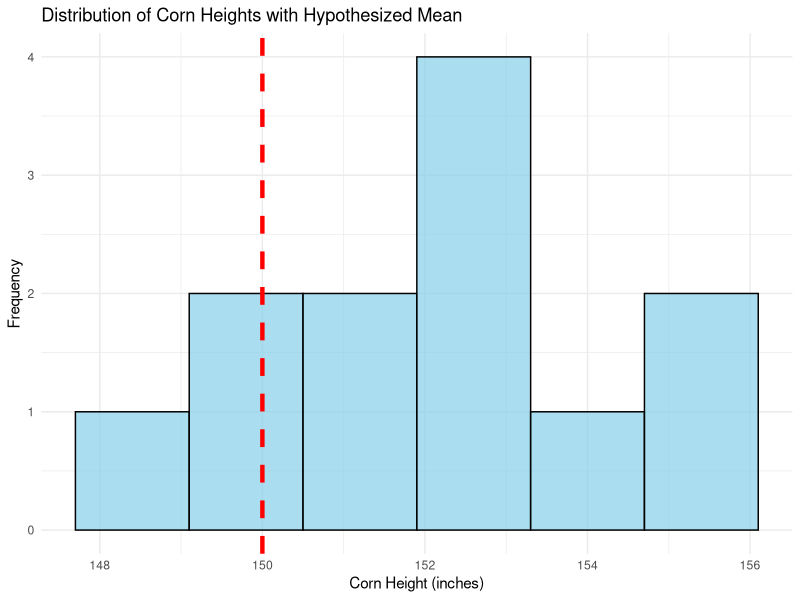
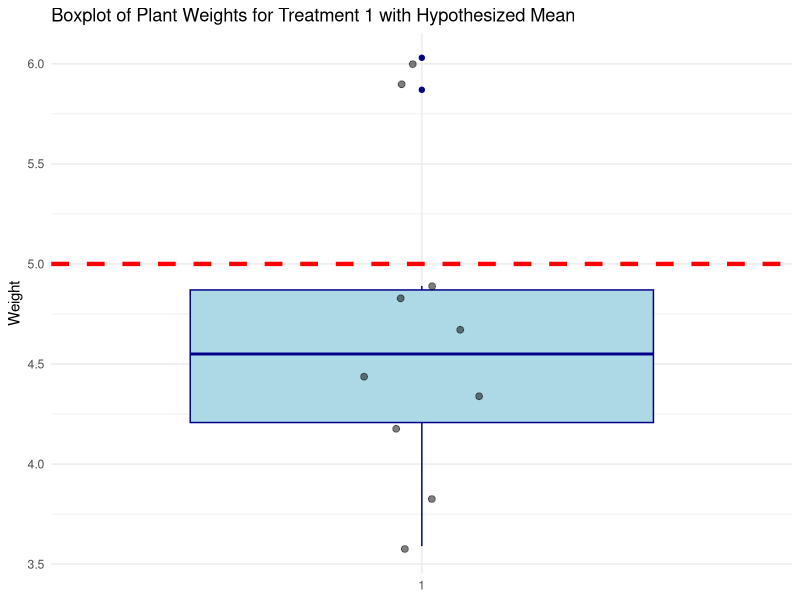
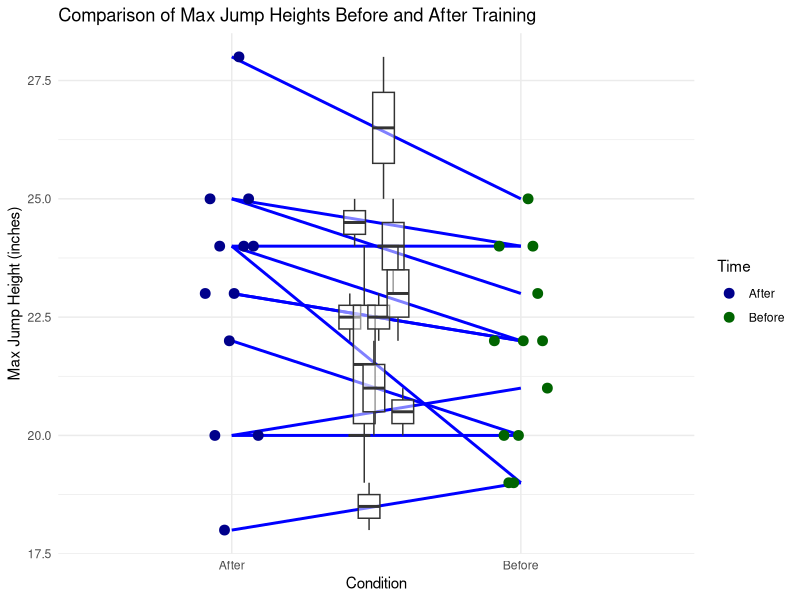
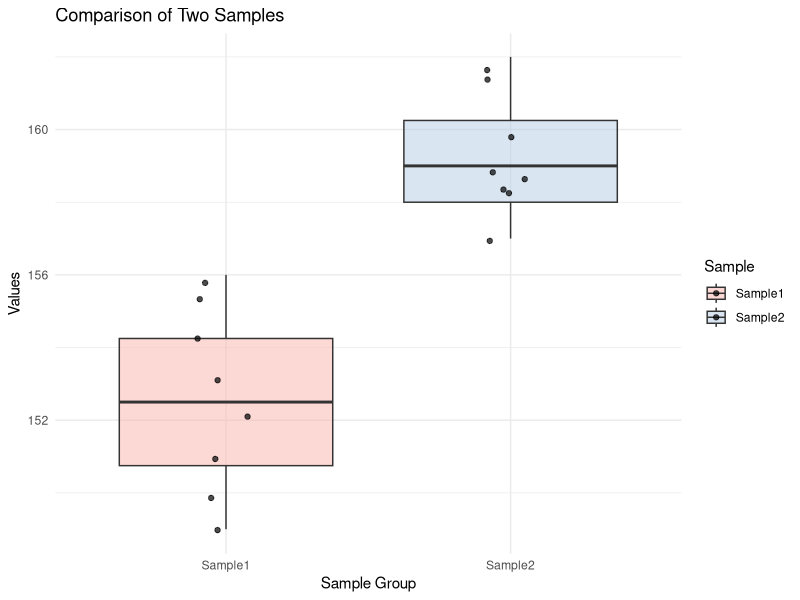
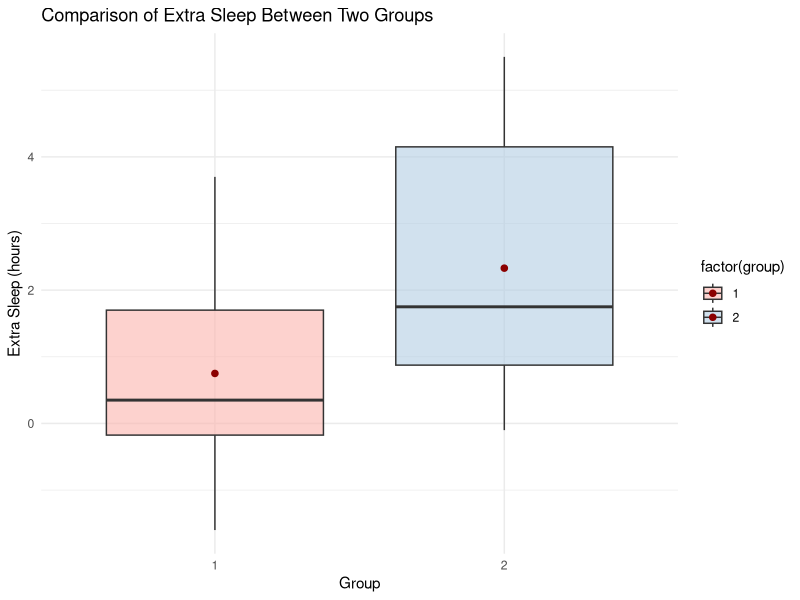
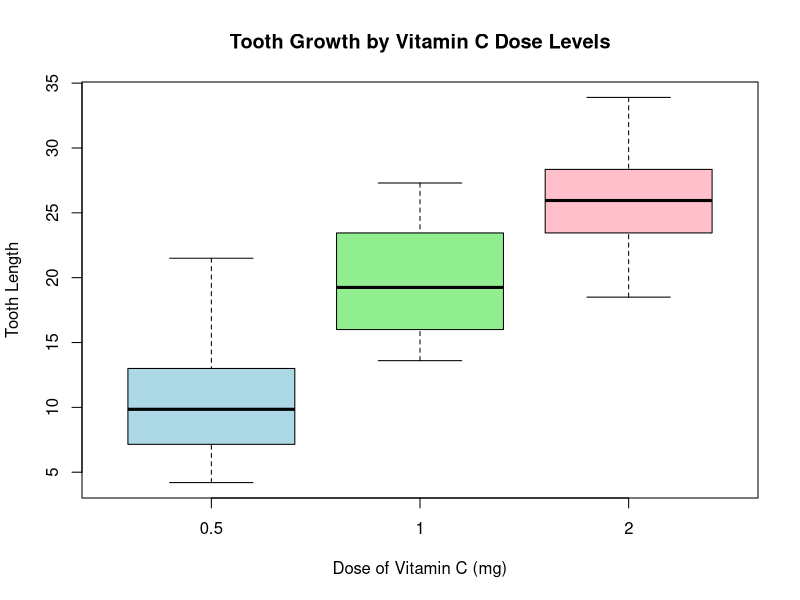
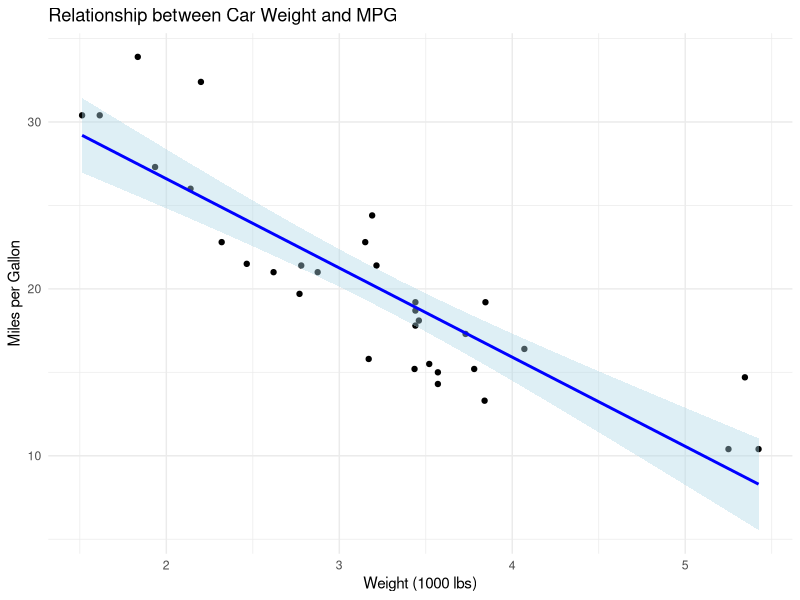

The R script that drew these images, in order:
## ---- chunk 1
# Define the sample data
corn_heights <- c(155, 153, 149, 156, 151, 154, 152, 150, 151, 153, 152, 150)

# Perform a one-sample t-test
t_test_result <- t.test(corn_heights, mu = 150)

## ---- chunk 2
# Print the test result
print(t_test_result)
## ---- chunk 3
    # Load necessary library
    library(ggplot2)

    # Define the sample data
    corn_heights <- c(155, 153, 149, 156, 151, 154, 152, 150, 151, 153, 152, 150)

    # Create a histogram with a line showing the hypothesized mean
    ggplot(data = data.frame(corn_heights), aes(x = corn_heights)) +
      geom_histogram(bins = 6, fill = "skyblue", color = "black", alpha = 0.7) + # Histogram
      geom_vline(aes(xintercept = 150), color = "red", linetype = "dashed", size = 1.5) + # Hypothesized mean
      labs(title = "Distribution of Corn Heights with Hypothesized Mean",
           x = "Corn Height (inches)",
           y = "Frequency") +
      theme_minimal() # Clean theme

    # Perform a one-sample t-test
    t_test_result <- t.test(corn_heights, mu = 150)
    print(t_test_result)

## ---- chunk 4
# For greater than 150 cm:
t_test_greater <- t.test(corn_heights, mu = 150, alternative = "greater")
print(t_test_greater)


## ---- chunk 5
# For less than 150 cm:
t_test_less <- t.test(corn_heights, mu = 150, alternative = "less")
print(t_test_less)
## ---- chunk 6
# Load the data
data("PlantGrowth")
# Filter for 'trt1'
trt1_data <- PlantGrowth$weight[PlantGrowth$group == 'trt1']

# Perform the one-sample t-test against the hypothesized mean of 5
t_test_result <- t.test(trt1_data, mu = 5)

## ---- chunk 7
# Print the results
print(t_test_result)
## ---- chunk 8
    # Load necessary libraries
    library(ggplot2)

    # Load the data
    data("PlantGrowth")
    # Filter for 'trt1'
    trt1_data <- PlantGrowth$weight[PlantGrowth$group == 'trt1']

    # Create a boxplot with a line showing the hypothesized mean
    ggplot(data = data.frame(Weight = trt1_data), aes(x = factor(1), y = Weight)) +
      geom_boxplot(fill = "lightblue", colour = "darkblue") +  # Create the boxplot
      geom_jitter(width = 0.1, color = "black", size = 2, alpha = 0.5) +  # Add jitter to show data points
      geom_hline(aes(yintercept = 5), color = "red", linetype = "dashed", size = 1.5) + # Hypothesized mean
      labs(title = "Boxplot of Plant Weights for Treatment 1 with Hypothesized Mean",
           x = "Treatment 1",
           y = "Weight") +
      theme_minimal() +  # Use a minimal theme
      theme(axis.title.x = element_blank())  # Remove the x-axis label

    # Perform a one-sample t-test against the hypothesized mean of 5
    t_test_result <- t.test(trt1_data, mu = 5)
    print(t_test_result)
## ---- chunk 9
#define before and after max jump heights
before <- c(22, 24, 20, 19, 19, 20, 22, 25, 24, 23, 22, 21)
after <- c(23, 25, 20, 24, 18, 22, 23, 28, 24, 25, 24, 20)

#perform paired samples t-test
paired_t_test_result <- t.test(x = before, y = after, paired = TRUE)

## ---- chunk 10
print(paired_t_test_result)
## ---- chunk 11
    # Load necessary libraries
    library(ggplot2)
    library(reshape2)

    # Define before and after max jump heights
    before <- c(22, 24, 20, 19, 19, 20, 22, 25, 24, 23, 22, 21)
    after <- c(23, 25, 20, 24, 18, 22, 23, 28, 24, 25, 24, 20)

    # Create a data frame for plotting
    jump_data <- data.frame(
      Player = rep(1:12, 2),
      Time = rep(c("Before", "After"), each = 12),
      Height = c(before, after)
    )

    # Create a plot with lines connecting individual player's before and after heights
    ggplot(jump_data, aes(x = Time, y = Height, group = Player)) +
      geom_line(color = "blue", size = 1) +  # Draw lines connecting before and after
      geom_point(aes(color = Time), size = 3, position = position_dodge(width = 0.2)) +  # Add points to show individual jumps
      geom_boxplot(aes(fill = Time), alpha = 0.5, position = position_dodge(width = 0.2), outlier.shape = NA) +  # Add boxplots for overview
      scale_fill_manual(values = c("lightblue", "lightgreen")) +  # Color for boxplots
      scale_color_manual(values = c("darkblue", "darkgreen")) +  # Color for points
      labs(title = "Comparison of Max Jump Heights Before and After Training",
           x = "Condition",
           y = "Max Jump Height (inches)") +
      theme_minimal()  # Use a minimal theme for cleaner look

    # Perform paired samples t-test
    paired_t_test_result <- t.test(x = before, y = after, paired = TRUE)
    print(paired_t_test_result)

## ---- chunk 12
# Define the sample data
sample1 <- c(155, 153, 149, 156, 151, 154, 152, 150)
sample2 <- c(162, 158, 159, 161, 160, 157, 158, 159)

# Perform a two-sample t-test assuming equal variances
t_test_result <- t.test(sample1, sample2, alternative = "two.sided", var.equal = TRUE)

## ---- chunk 13
# Print the result
print(t_test_result)
## ---- chunk 14
# Load necessary library
library(ggplot2)

# Define the sample data
sample1 <- c(155, 153, 149, 156, 151, 154, 152, 150)
sample2 <- c(162, 158, 159, 161, 160, 157, 158, 159)

# Combine the samples into a single data frame for plotting
data <- data.frame(
  Value = c(sample1, sample2),
  Sample = factor(c(rep("Sample1", length(sample1)), rep("Sample2", length(sample2))))
)

# Create boxplots to visualize the distribution of each sample
ggplot(data, aes(x = Sample, y = Value, fill = Sample)) +
  geom_boxplot(alpha = 0.5) +  # Boxplot with semi-transparency
  geom_jitter(width = 0.1, color = "black", size = 1.5, alpha = 0.7) +  # Add jitter to show data points
  labs(title = "Comparison of Two Samples",
       x = "Sample Group",
       y = "Values") +
  theme_minimal() +  # Use a minimal theme for a clean look
  scale_fill_brewer(palette = "Pastel1")  # Use a color palette for distinction

# Perform a two-sample t-test assuming equal variances
t_test_result <- t.test(sample1, sample2, alternative = "two.sided", var.equal = TRUE)
print(t_test_result)

## ---- chunk 15
data("sleep")
t_test_result <- t.test(extra ~ group, data = sleep)
## ---- chunk 16
print(t_test_result)
## ---- chunk 17
    # Load necessary library
    library(ggplot2)

    # Load the data
    data("sleep")

    # Create the boxplot with means
    ggplot(sleep, aes(x = factor(group), y = extra, fill = factor(group))) +
      geom_boxplot(alpha = 0.6) +  # Boxplot for each group with transparency
      stat_summary(fun = mean, geom = "point", shape = 20, size = 3, color = "darkred") +  # Overlay mean points
      scale_fill_brewer(palette = "Pastel1") +  # Color fill
      labs(title = "Comparison of Extra Sleep Between Two Groups",
           x = "Group",
           y = "Extra Sleep (hours)") +
      theme_minimal()  # Use minimal theme for a cleaner look
## ---- chunk 18
# Load the data
data("ToothGrowth")

# If 'dose' is not a factor, convert it to a factor
ToothGrowth$dose <- as.factor(ToothGrowth$dose)

# Check basic data structure
str(ToothGrowth)
summary(ToothGrowth)

# Perform ANOVA
anova_result <- aov(len ~ dose, data = ToothGrowth)
summary(anova_result)
## ---- chunk 19
# Assuming anova_result is the result from aov call
post_hoc <- TukeyHSD(anova_result)
print(post_hoc)
## ---- chunk 20
boxplot(len ~ dose, data = ToothGrowth,
        main = "Tooth Growth by Vitamin C Dose Levels",
        xlab = "Dose of Vitamin C (mg)",
        ylab = "Tooth Length",
        col = c("lightblue", "lightgreen", "pink"))
## ---- chunk 21
data("UCBAdmissions")
# Sum across departments to get a two-way table of Gender by Admit status
admission_table <- apply(UCBAdmissions, c(1, 2), sum)
print(admission_table)

chi_sq_result <- chisq.test(admission_table)
print(chi_sq_result)


## ---- chunk 22
data("mtcars")
model <- lm(mpg ~ wt, data = mtcars)
summary(model)

## ---- chunk 23
# Load the necessary library for enhanced plotting capabilities
library(ggplot2)

# Perform the linear regression analysis
model <- lm(mpg ~ wt, data = mtcars)

# Create a scatter plot with a regression line
plot <- ggplot(mtcars, aes(x = wt, y = mpg)) + # Define the aesthetics
  geom_point() +                              # Add points for each observation
  geom_smooth(method = "lm",                  # Add a regression line
              se = TRUE,                      # Include a confidence band
              color = "blue",                 # Color of the regression line
              fill = "lightblue") +           # Color of the confidence interval
  labs(title = "Relationship between Car Weight and MPG",
       x = "Weight (1000 lbs)",
       y = "Miles per Gallon") +
  theme_minimal()                             # Use a minimal theme for a clean look

# Display the plot
print(plot)

